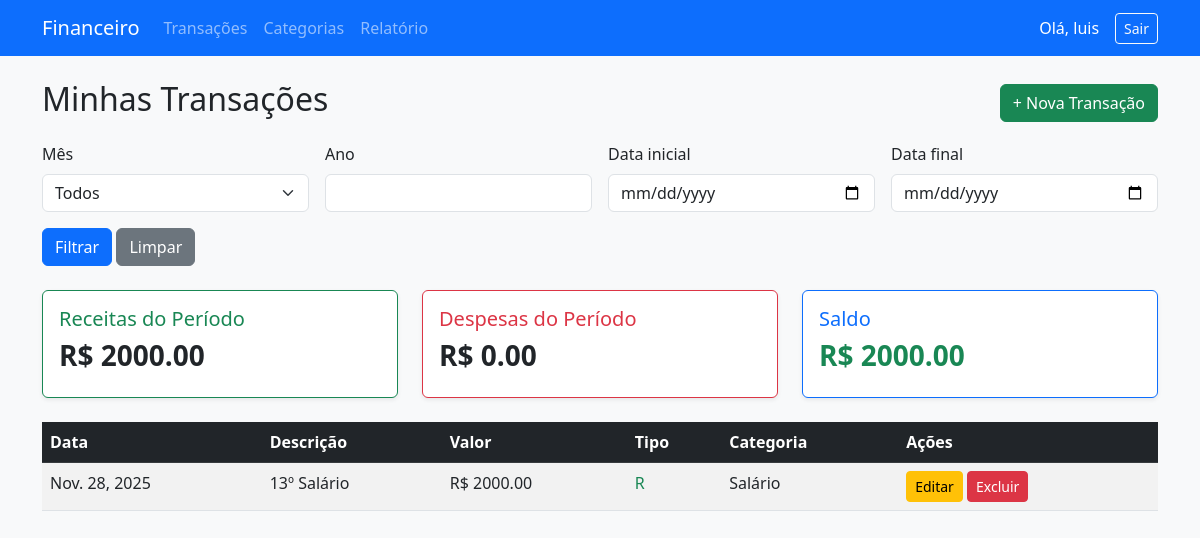
Page /transacoes/ (signed in) on the committed database.
### transacoes/models.py (models this page shows, shortened)
class Transacao(models.Model):
    TIPO_CHOICES = (
        ("R", "Receita"),
        ("D", "Despesa"),
    )
    descricao = models.CharField(max_length=200)
    valor = models.DecimalField(max_digits=10, decimal_places=2)
    data = models.DateField()
    tipo = models.CharField(max_length=10, choices=TIPO_CHOICES)
    categoria = models.ForeignKey(Categoria, on_delete=models.PROTECT)

### categorias/models.py (models this page shows)
class Categoria(models.Model):
    STATUS_CHOICES = (
        ("Ativa", "Ativa"),
        ("Inativa", "Inativa"),
        ("Excluída", "Excluída"),
    )
    nome = models.CharField(max_length=100)
    status = models.CharField(max_length=20, choices=STATUS_CHOICES, default="Ativa")
    def __str__(self):
        return self.nome

### transacoes/views.py (the view)
# urls.py: path("", views.listar_transacoes, name="listar_transacoes"),
@login_required
def listar_transacoes(request):
    transacoes = Transacao.objects.all().order_by("-data")
    mes = request.GET.get("mes")
    ano = request.GET.get("ano")
    data_inicio = request.GET.get("data_inicio")
    data_fim = request.GET.get("data_fim")
    if mes and ano:
        transacoes = transacoes.filter(data__month=mes, data__year=ano)
    if data_inicio:
        transacoes = transacoes.filter(data__gte=data_inicio)
    if data_fim:
        transacoes = transacoes.filter(data__lte=data_fim)
    total_receitas = transacoes.filter(tipo="R").aggregate(Sum("valor"))["valor__sum"] or 0
    total_despesas = transacoes.filter(tipo="D").aggregate(Sum("valor"))["valor__sum"] or 0
    saldo = total_receitas - total_despesas
    return render(request, "transacoes/listar_transacoes.html", {
        "transacoes": transacoes,
        "meses": MESES,
        "total_receitas": total_receitas,
        "total_despesas": total_despesas,
        "saldo": saldo,
    })

### transacoes/templates/transacoes/listar_transacoes.html (shortened to what this page needs)
{% extends "core/base.html" %}
{% block conteudo %}
<div class="d-flex justify-content-between align-items-center mb-3">
    <h2>Minhas Transações</h2>
    <a href="{% url 'nova_transacao' %}" class="btn btn-success">+ Nova Transação</a>
</div>
<form method="GET" class="row g-3 mb-4">
    <div class="col-md-3">
        <label class="form-label">Mês</label>
        <select name="mes" class="form-select">
            <option value="">Todos</option>
        </select>
    </div>
    <div class="col-md-3">
        <label class="form-label">Ano</label>
        <input type="number" name="ano" class="form-control" value="{{ request.GET.ano }}">
    </div>
    <div class="col-md-3">
        <label class="form-label">Data inicial</label>
        <input type="date" name="data_inicio" class="form-control" value="{{ request.GET.data_inicio }}">
    </div>
    <div class="col-md-3">
        <label class="form-label">Data final</label>
        <input type="date" name="data_fim" class="form-control" value="{{ request.GET.data_fim }}">
    </div>
    <div class="col-12">
        <button class="btn btn-primary">Filtrar</button>
        <a href="{% url 'listar_transacoes' %}" class="btn btn-secondary">Limpar</a>
    </div>
</form>
<div class="row mb-4">
    <div class="col-md-4">
        <div class="card border-success shadow-sm">
            <div class="card-body">
                <h5 class="text-success">Receitas do Período</h5>
                <h3 class="fw-bold">R$ {{ total_receitas|floatformat:2 }}</h3>
            </div>
        </div>
    </div>
    <div class="col-md-4">
        <div class="card border-danger shadow-sm">
            <div class="card-body">
                <h5 class="text-danger">Despesas do Período</h5>
                <h3 class="fw-bold">R$ {{ total_despesas|floatformat:2 }}</h3>
            </div>
        </div>
    </div>
    <div class="col-md-4">
        <div class="card border-primary shadow-sm">
            <div class="card-body">
                <h5 class="text-primary">Saldo</h5>
                <h3 class="fw-bold
                    {% if saldo < 0 %}
                        text-danger
                    {% else %}
                        text-success
                    {% endif %}
                ">
                    R$ {{ saldo|floatformat:2 }}
                </h3>
            </div>
        </div>
    </div>
</div>
<table class="table table-striped table-hover">
    <thead class="table-dark">
        <tr>
            <th>Data</th>
            <th>Descrição</th>
            <th>Valor</th>
            <th>Tipo</th>
            <th>Categoria</th>
            <th>Ações</th>
        </tr>
    </thead>
    <tbody>
        {% for t in transacoes %}
        <tr>
            <td>{{ t.data }}</td>
            <td>{{ t.descricao }}</td>
            <td>R$ {{ t.valor }}</td>
            <td class="{% if t.tipo == 'D' %}text-danger{% else %}text-success{% endif %}">
                {{ t.tipo|title }}
            </td>
            <td>{{ t.categoria }}</td>
            <td>
                <a href="{% url 'editar_transacao' t.id %}" class="btn btn-sm btn-warning">Editar</a>
                <a href="{% url 'excluir_transacao' t.id %}" class="btn btn-sm btn-danger">Excluir</a>
            </td>
        </tr>
        {% empty %}
        <tr>
            <td colspan="6" class="text-center text-muted">
                Nenhuma transação cadastrada ainda.
            </td>
        </tr>
        {% endfor %}
    </tbody>
</table>
{% endblock %}

### core/templates/core/base.html (shortened to what this page needs)
<!doctype html>
<html lang="pt-br">
<head>
    <link href="https://cdn.jsdelivr.net/npm/bootstrap@5.3.0/dist/css/bootstrap.min.css" rel="stylesheet">
</head>
<body class="bg-light">
    <nav class="navbar navbar-expand-lg navbar-dark bg-primary mb-4">
        <div class="container">
            <a class="navbar-brand" href="/">Financeiro</a>
            <div class="collapse navbar-collapse" id="menuPrincipal">
                {% if user.is_authenticated %}
                <ul class="navbar-nav me-auto">
                    <li class="nav-item">
                        <a class="nav-link" href="{% url 'listar_transacoes' %}">Transações</a>
                    </li>
                    <li class="nav-item">
                        <a class="nav-link" href="{% url 'listar_categorias' %}">Categorias</a>
                    </li>
                    <li class="nav-item">
                        <a class="nav-link" href="{% url 'relatorio' %}">Relatório</a>
                    </li>
                </ul>
                {% endif %}
                <div class="d-flex align-items-center">
                    {% if user.is_authenticated %}
                    <span class="text-white me-3">Olá, {{ user.username }}</span>
                    <form action="{% url 'logout' %}" method="POST">
                        <button type="submit" class="btn btn-outline-light btn-sm">Sair</button>
                    </form>
                    {% else %}
                    <a class="btn btn-light" href="{% url 'login' %}">Entrar</a>
                    {% endif %}
                </div>
            </div>
        </div>
    </nav>
    <div class="container">
        {% block conteudo %}{% endblock %}
    </div>
</body>
</html>

### rows in the picture
Transacao: data "Nov. 28, 2025", descricao "13º Salário", valor "2000.00", tipo "R", categoria "Salário"

### other values in the picture
{{ user.username }} "luis"
{{ total_receitas|floatformat:2 }} "2000.00"
{{ total_despesas|floatformat:2 }} "0.00"
{{ saldo|floatformat:2 }} "2000.00"
